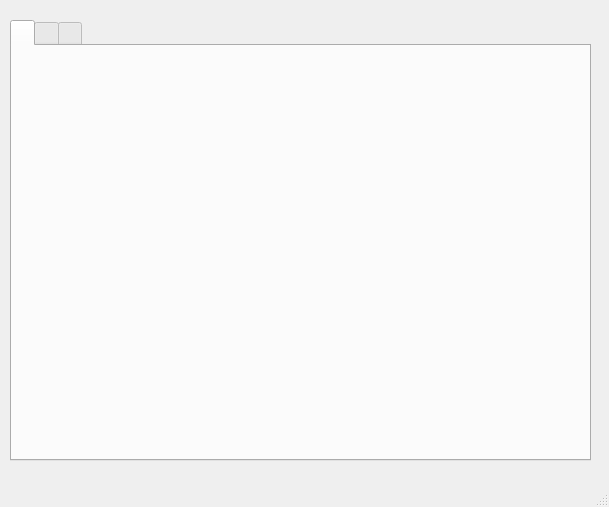
<?xml version="1.0" encoding="UTF-8"?>
<ui version="4.0">
 <class>MainWindow</class>
 <widget class="QMainWindow" name="MainWindow">
  <property name="geometry">
   <rect>
    <x>0</x>
    <y>0</y>
    <width>609</width>
    <height>507</height>
   </rect>
  </property>
  <property name="windowTitle">
   <string>QtWallet</string>
  </property>
  <widget class="QWidget" name="centralwidget">
   <widget class="QTabWidget" name="tabWidget">
    <property name="geometry">
     <rect>
      <x>10</x>
      <y>20</y>
      <width>581</width>
      <height>441</height>
     </rect>
    </property>
    <property name="currentIndex">
     <number>0</number>
    </property>
    <widget class="QWidget" name="tabWidgetPage1" native="true">
     <attribute name="title">
      <string/>
     </attribute>
    </widget>
    <widget class="QWidget" name="tabWidgetPage2" native="true">
     <attribute name="title">
      <string/>
     </attribute>
    </widget>
    <widget class="QWidget" name="tabWidgetPage3" native="true">
     <attribute name="title">
      <string/>
     </attribute>
    </widget>
   </widget>
  </widget>
  <widget class="QMenuBar" name="menubar">
   <property name="geometry">
    <rect>
     <x>0</x>
     <y>0</y>
     <width>609</width>
     <height>26</height>
    </rect>
   </property>
  </widget>
  <widget class="QStatusBar" name="statusbar"/>
 </widget>
 <resources/>
 <connections/>
</ui>
